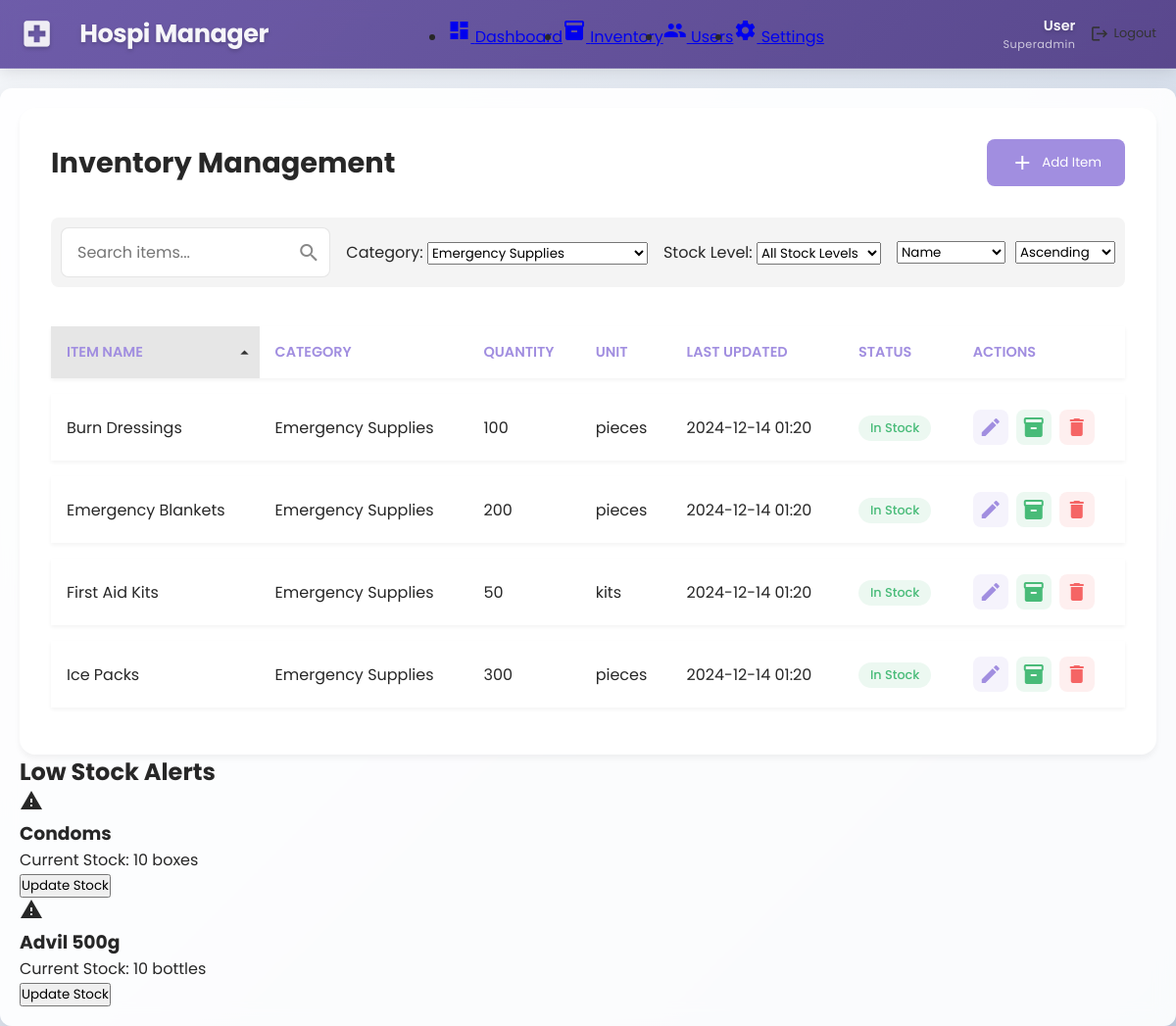
/view/admin/inventory.php?category=6 (signed in), run on an earlier commit of the app's database.
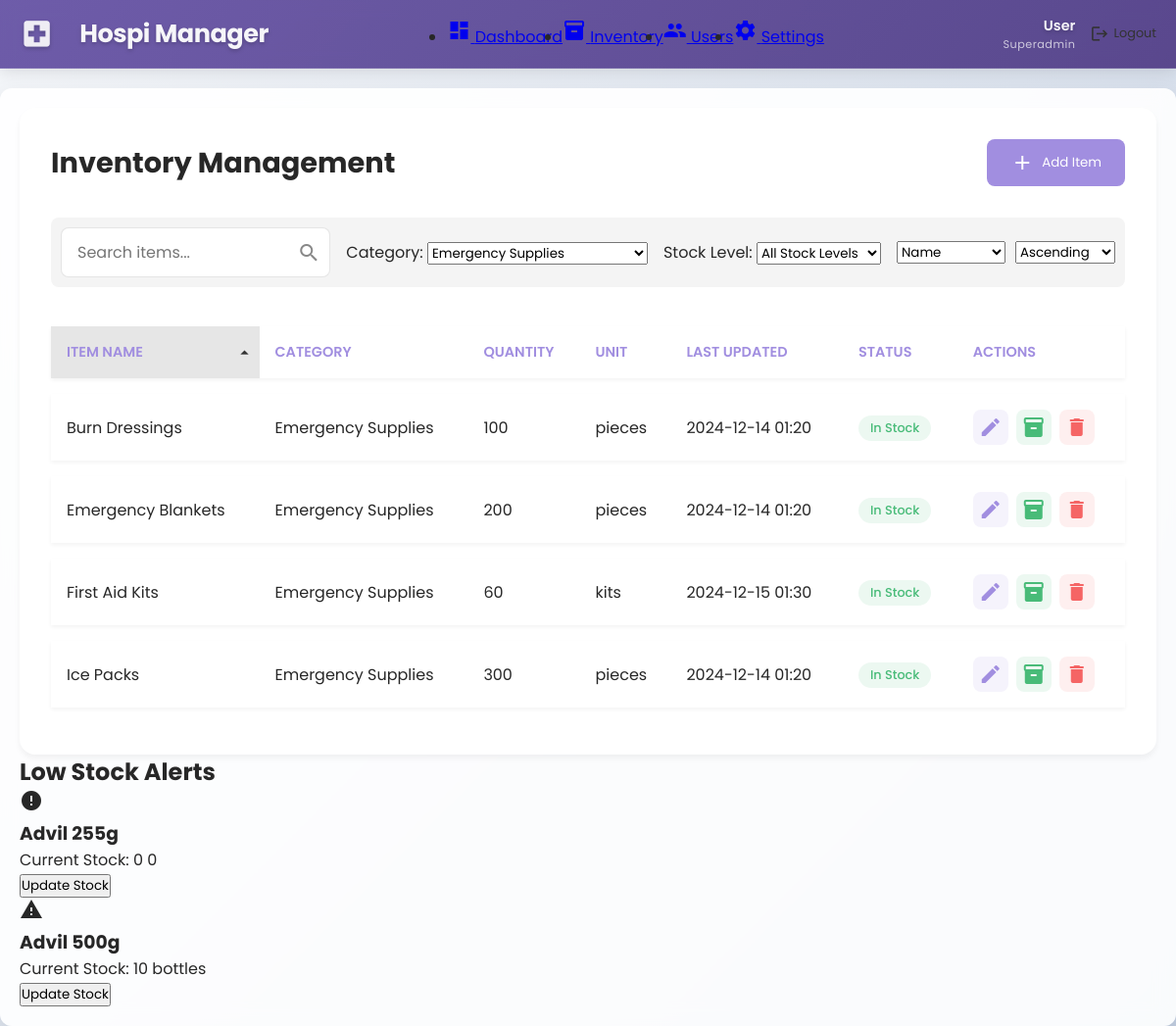
And on a later commit of the database.
### tables this page shows
CREATE TABLE `items` (
  `item_id` int(11) NOT NULL,
  `category_id` int(11) NOT NULL,
  `name` varchar(100) NOT NULL,
  `description` text DEFAULT NULL,
  `quantity` int(11) NOT NULL DEFAULT 0,
  `unit` varchar(20) NOT NULL DEFAULT 'unit',
  `created_at` timestamp NOT NULL DEFAULT current_timestamp(),
  `last_updated` timestamp NOT NULL DEFAULT current_timestamp() ON UPDATE current_timestamp(),
  `minimum_quantity` int(11) NOT NULL DEFAULT 10
);

CREATE TABLE `categories` (
  `category_id` int(11) NOT NULL,
  `name` varchar(100) NOT NULL,
  `description` text DEFAULT NULL,
  `created_at` timestamp NOT NULL DEFAULT current_timestamp()
);

### functions/inventory_functions.php (called while the page is built, shortened)
<?php
function getLowStockItems($conn, $lowStockThreshold = 10) {
    $query = "SELECT i.*, c.name as category_name
              FROM items i
              LEFT JOIN categories c ON i.category_id = c.category_id
              WHERE i.quantity <= ?
              ORDER BY i.quantity ASC";
    $stmt = $conn->prepare($query);
    $stmt->bind_param("i", $lowStockThreshold);
    $stmt->execute();
    $result = $stmt->get_result();
    return $result->fetch_all(MYSQLI_ASSOC);
}

### view/admin/inventory.php (the view, shortened to what the changed rows need)
<?php
require_once BASE_PATH . '/functions/auth_functions.php';
require_once BASE_PATH . '/functions/inventory_functions.php';
require_once BASE_PATH . '/functions/dashboard_functions.php';
$userRole = $_SESSION['role'];
$categoryFilter = $_GET['category'] ?? '';
$sortColumn = $_GET['sort'] ?? 'name';
$sortOrder = $_GET['order'] ?? 'asc';
$validColumns = ['name', 'category_name', 'quantity', 'unit', 'last_updated', 'status'];
$sortColumn = in_array($sortColumn, $validColumns) ? $sortColumn : 'name';
$sortOrder = in_array(strtolower($sortOrder), ['asc', 'desc']) ? strtolower($sortOrder) : 'asc';
$query = "SELECT i.*, c.name as category_name,
          CASE
              WHEN i.quantity = 0 THEN 'Out of Stock'
              WHEN i.quantity <= 10 THEN 'Low Stock'
              ELSE 'In Stock'
          END as status
          FROM items i
          LEFT JOIN categories c ON i.category_id = c.category_id
          WHERE 1=1";
$params = [];
$types = '';
if (!empty($categoryFilter)) {
    $categoryCheckStmt = $conn->prepare("SELECT COUNT(*) as count FROM categories WHERE category_id = ?");
    $categoryCheckStmt->bind_param('i', $categoryFilter);
    $categoryCheckStmt->execute();
    $categoryCheckResult = $categoryCheckStmt->get_result()->fetch_assoc();
    if ($categoryCheckResult['count'] > 0) {
        $query .= " AND i.category_id = ?";
        $params[] = &$categoryFilter;
        $types .= 'i';
    } else {
        debugLog("Invalid category filter: " . $categoryFilter);
    }
}
if ($sortColumn === 'category_name') {
    $query .= " ORDER BY c.name {$sortOrder}";
} elseif ($sortColumn === 'last_updated') {
    $query .= " ORDER BY i.last_updated {$sortOrder}";
} elseif ($sortColumn === 'status') {
    $query .= " ORDER BY status {$sortOrder}";
} else {
    $query .= " ORDER BY i.{$sortColumn} {$sortOrder}";
}
$stmt = $conn->prepare($query);
if (!empty($params)) {
    array_unshift($params, $types);
    call_user_func_array([$stmt, 'bind_param'], $params);
}
$stmt->execute();
$result = $stmt->get_result();
$items = $result->fetch_all(MYSQLI_ASSOC);
$items = $items ?: [];
$lowStockItems = getLowStockItems($conn);
$lowStockItems = $lowStockItems ?: [];
?>
<!DOCTYPE html>
<html lang="en">
<head>
    <link rel="stylesheet" href="../../assets/css/dashboard.css">
    <link rel="stylesheet" href="../../assets/css/inventory.css">
</head>
<body>
    <div class="dashboard-container">
        <main class="main-content">
            <div class="inventory-container">
                <div class="content-header">
                    <h1>Inventory Management</h1>
                </div>
                <table class="inventory-table">
                    <thead>
                        <tr>
                            <th class="sortable" data-column="name">
                                Item Name
                                <?php if ($sortColumn === 'name'): ?>
                                    <span class="material-icons sort-icon">
                                    </span>
                                <?php endif; ?>
                            </th>
                            <th class="sortable" data-column="category_name">
                                Category
                            </th>
                            <th class="sortable" data-column="quantity">
                                Quantity
                            </th>
                            <th class="sortable" data-column="unit">
                                Unit
                            </th>
                            <th class="sortable" data-column="last_updated">
                                Last Updated
                            </th>
                            <th class="sortable" data-column="status">
                                Status
                            </th>
                            <th>Actions</th>
                        </tr>
                    </thead>
                    <tbody>
                        <?php foreach ($items as $item): ?>
                        <tr data-item-id="<?= $item['item_id'] ?>" data-category="<?= $item['category_id'] ?>"
                            data-stock="<?= $item['quantity'] <= 10 ? 'low' : ($item['quantity'] == 0 ? 'out' : 'available') ?>">
                            <td><?= htmlspecialchars($item['name']) ?></td>
                            <td><?= htmlspecialchars($item['category_name']) ?></td>
                            <td><?= $item['quantity'] ?></td>
                            <td><?= htmlspecialchars($item['unit']) ?></td>
                            <td><?= date('Y-m-d H:i', strtotime($item['last_updated'])) ?></td>
                            <td>
                                <span class="status-badge <?= $item['quantity'] <= 10 ? 'warning' : ($item['quantity'] == 0 ? 'danger' : 'success') ?>">
                                    <?= $item['status'] ?>
                                </span>
                            </td>
                            <td class="action-buttons">
                                <button class="action-btn edit-btn" onclick="editItem(<?= $item['item_id'] ?>)">
                                    <span class="material-icons">edit</span>
                                </button>
                                <button class="action-btn stock-btn" onclick="adjustStock(<?= $item['item_id'] ?>)">
                                    <span class="material-icons">inventory</span>
                                </button>
                                <?php if ($userRole === 'superadmin'): ?>
                                <button class="action-btn delete-btn" data-delete-id="<?= $item['item_id'] ?>" onclick="deleteItem(<?= $item['item_id'] ?>)">
                                    <span class="material-icons">delete</span>
                                </button>
                                <?php endif; ?>
                            </td>
                        </tr>
                        <?php endforeach; ?>
                    </tbody>
                </table>
            </div>
            <?php if (!empty($lowStockItems)): ?>
            <div class="alerts-section">
                <h2>Low Stock Alerts</h2>
                <div class="alerts-grid">
                    <?php foreach ($lowStockItems as $item): ?>
                    <div class="alert-card <?= $item['quantity'] == 0 ? 'danger' : 'warning' ?>">
                        <div class="alert-icon">
                            <span class="material-icons"><?= $item['quantity'] == 0 ? 'error' : 'warning' ?></span>
                        </div>
                        <div class="alert-content">
                            <h3><?= htmlspecialchars($item['name']) ?></h3>
                            <p>Current Stock: <?= $item['quantity'] ?> <?= htmlspecialchars($item['unit']) ?></p>
                            <button class="btn" onclick="adjustStock(<?= $item['item_id'] ?>)">
                                Update Stock
                            </button>
                        </div>
                    </div>
                    <?php endforeach; ?>
                </div>
            </div>
            <?php endif; ?>
        </main>
    </div>
</body>
</html>

What changed in the data, as far as the page shows it:
no longer on this page (row edited): items: name "Condoms", quantity "10", unit "boxes", shown under "Low Stock Alerts"
changed items "First Aid Kits": quantity "50" → "60"; last_updated "2024-12-14 01:20" → "2024-12-15 01:30"
added items: name "Advil 255g", quantity "0", unit "0", shown under "Low Stock Alerts"
